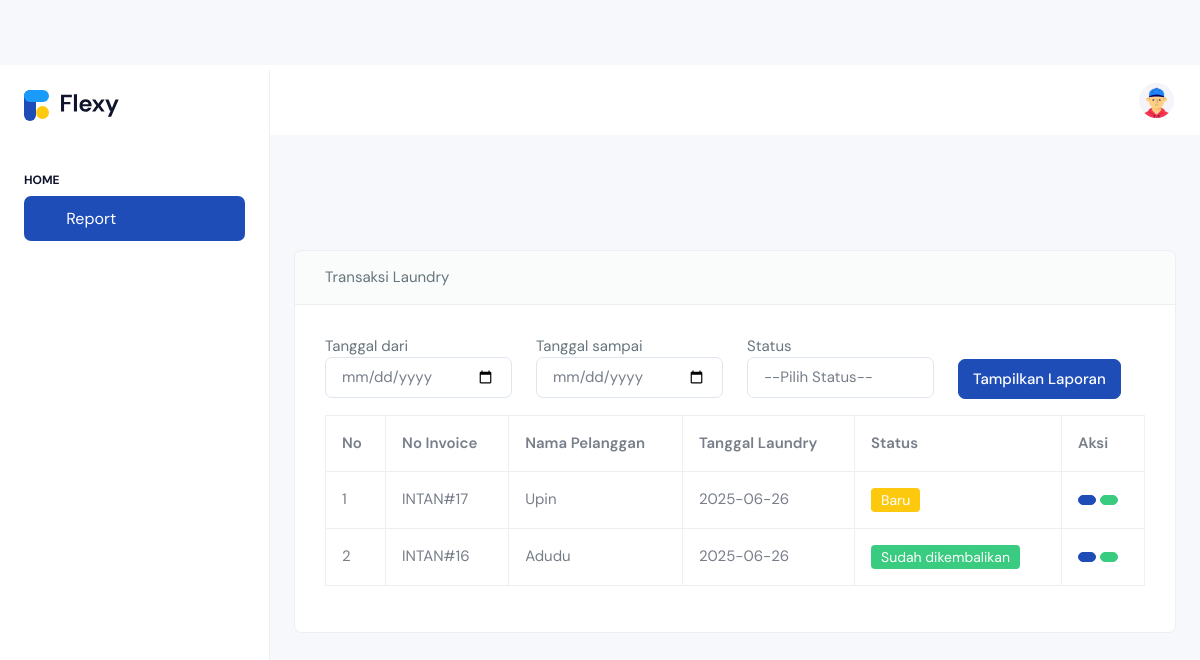
The app's page /home.php?page=report (signed in) with its own data.
### tables this page shows
CREATE TABLE `trans_order` (
  `id` int(11) NOT NULL,
  `id_customer` int(11) NOT NULL,
  `order_code` varchar(50) NOT NULL,
  `order_date` date NOT NULL,
  `order_end_date` date NOT NULL,
  `order_status` tinyint(1) NOT NULL,
  `created_at` timestamp NOT NULL DEFAULT current_timestamp(),
  `updated_at` timestamp NULL DEFAULT NULL ON UPDATE current_timestamp(),
  `deleted_at` datetime NOT NULL,
  `order_pay` int(11) NOT NULL,
  `order_change` int(11) NOT NULL,
  `total` int(11) NOT NULL
);

CREATE TABLE `customer` (
  `id` int(11) NOT NULL,
  `customer_name` varchar(50) NOT NULL,
  `phone` varchar(13) NOT NULL,
  `address` text NOT NULL,
  `created_at` timestamp NOT NULL DEFAULT current_timestamp(),
  `updated_at` timestamp NULL DEFAULT NULL ON UPDATE current_timestamp(),
  `deleted_at` datetime NOT NULL
);

### content/report.php (the view, shortened to what this page needs)
<?php
include 'config/koneksi.php';
$query = "SELECT customer.customer_name, trans_order.* FROM trans_order LEFT JOIN customer ON customer.id=trans_order.id_customer WHERE 1";
$query .= " ORDER BY trans_order.id DESC";
$queryTrans = mysqli_query($config, $query);
?>
<!DOCTYPE html>
<html
    lang="en"
    class="light-style layout-menu-fixed"
    dir="ltr"
    data-theme="theme-default"
    data-assets-path="../assets/"
    data-template="vertical-menu-template-free">
<head>
</head>
<body>
    <div class="layout-wrapper layout-content-navbar">
        <div class="layout-container">
            <div class="layout-page">
                <div class="content-wrapper">
                    <div class="row">
                        <div class="col-sm-12">
                            <div class="card">
                                <div class="card-header">Transaksi Laundry</div>
                                <div class="card-body">
                                    <form action="" method="get">
                                        <div class="mb-3 row">
                                            <div class="col-sm-3">
                                                <label for="">Tanggal dari</label>
                                                <input type="date" name="tanggal_dari" class="form-control">
                                            </div>
                                            <div class="col-sm-3">
                                                <label for="">Tanggal sampai</label>
                                                <input type="date" name="tanggal_sampai" class="form-control">
                                            </div>
                                            <div class="col-sm-3">
                                                <label for="">Status</label>
                                                <select name="status" id="" class="form-control">
                                                    <option value="">--Pilih Status--</option>
                                                </select>
                                            </div>
                                            <div class="col-sm-3 mt-4">
                                                <button name="filter" class="btn btn-primary">Tampilkan Laporan</button>
                                            </div>
                                        </div>
                                    </form>
                                    <table class="table table-bordered">
                                        <thead>
                                            <tr>
                                                <th>No</th>
                                                <th>No Invoice</th>
                                                <th>Nama Pelanggan</th>
                                                <th>Tanggal Laundry</th>
                                                <th>Status</th>
                                                <th>Aksi</th>
                                            </tr>
                                        </thead>
                                        <tbody>
                                            <?php $no = 1;
                                            while ($rowTrans = mysqli_fetch_assoc($queryTrans)) { ?>
                                                <tr>
                                                    <td><?php echo $no++ ?></td>
                                                    <td><?php echo $rowTrans['order_code'] ?></td>
                                                    <td><?php echo $rowTrans['customer_name'] ?></td>
                                                    <td><?php echo $rowTrans['order_date'] ?></td>
                                                    <td>
                                                        <?php
                                                        switch ($rowTrans['order_status']) {
                                                            case '1':
                                                                $badge = "<span class='badge bg-success'>Sudah dikembalikan</span>";
                                                                break;
                                                            default:
                                                                $badge = "<span class='badge bg-warning'>Baru</span>";
                                                                break;
                                                        }
                                                        echo $badge;
                                                        ?>
                                                    </td>
                                                    <td>
                                                        <a href="tambah-trans.php?detail=<?php echo $rowTrans['id'] ?>" class="btn btn-primary btn-sm">
                                                        </a>
                                                        <a target="_blank" href="print.php?id=<?php echo $rowTrans['id'] ?>" class="btn btn-success btn-sm">
                                                        </a>
                                                    </td>
                                                </tr>
                                            <?php } ?>
                                        </tbody>
                                    </table>
                                </div>
                            </div>
                        </div>
                    </div>
</body>
</html>

### records on screen
trans_order: order_code "INTAN#17", id_customer.customer_name "Upin", order_date "2025-06-26", order_status "Baru"
trans_order: order_code "INTAN#16", id_customer.customer_name "Adudu", order_date "2025-06-26", order_status "Sudah dikembalikan"
